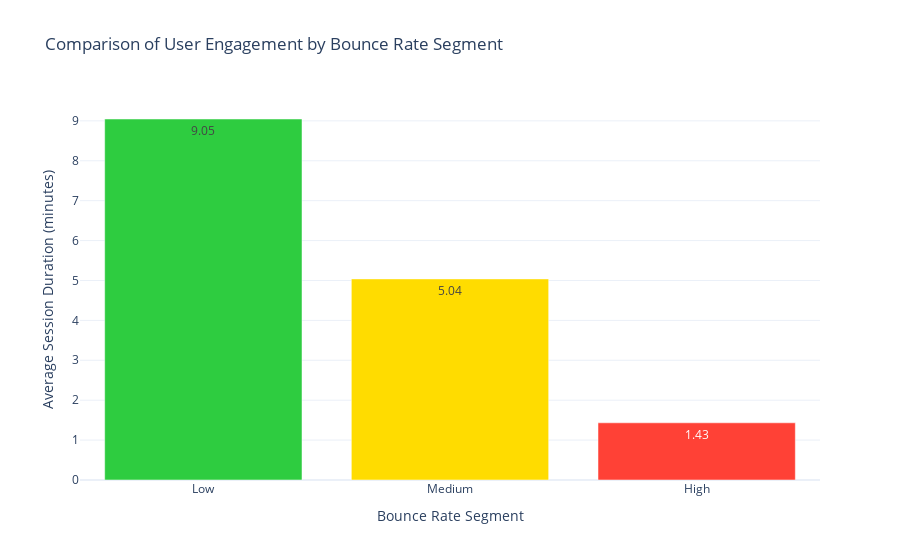

Source (notebook cell):
### Code cell
## The average session duration of the users in each bounce rate segment

# Calculate the average session duration for each segment
segment_avg_duration = data.groupby('Bounce Rate Segment')['Avg. Session Duration'].mean()

# Create a bar chart to compare user engagement
engagement_fig = go.Figure(data=go.Bar(
    x=segment_avg_duration.index,
    y=segment_avg_duration,
    text=segment_avg_duration.round(2),
    textposition='auto',
    marker=dict(color=['#2ECC40', '#FFDC00', '#FF4136'])
))

engagement_fig.update_layout(
    title='Comparison of User Engagement by Bounce Rate Segment',
    xaxis=dict(title='Bounce Rate Segment'),
    yaxis=dict(title='Average Session Duration (minutes)'),
)

engagement_fig.show()

### Figure 1 — Plotly figure (JSON) as saved in the notebook; plotly's stock layout.template omitted (floating-point values rounded to 4 significant figures)
{"data": [{"marker": {"color": ["#2ECC40", "#FFDC00", "#FF4136"]}, "text": [9.05, 5.04, 1.43], "textposition": "auto", "type": "bar", "x": ["Low", "Medium", "High"], "y": [9.046, 5.039, 1.433]}], "layout": {"title": {"text": "Comparison of User Engagement by Bounce Rate Segment"}, "xaxis": {"title": {"text": "Bounce Rate Segment"}}, "yaxis": {"title": {"text": "Average Session Duration (minutes)"}}}}
